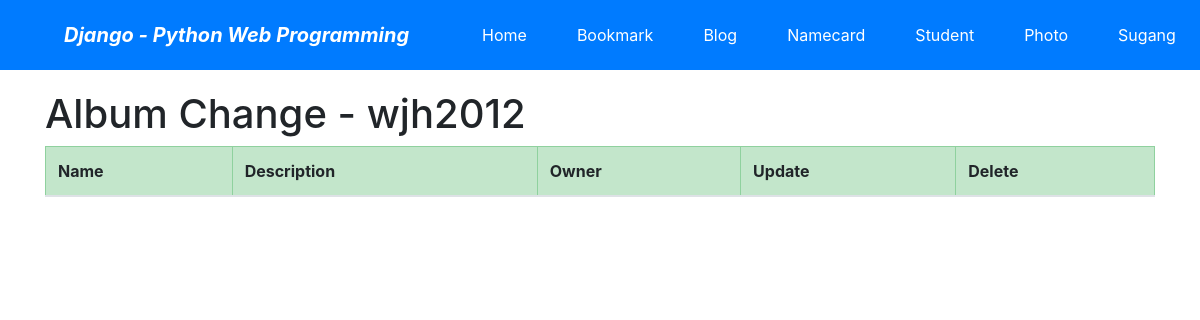
The page /photo/album/change/ (signed in) on the database as committed earlier.
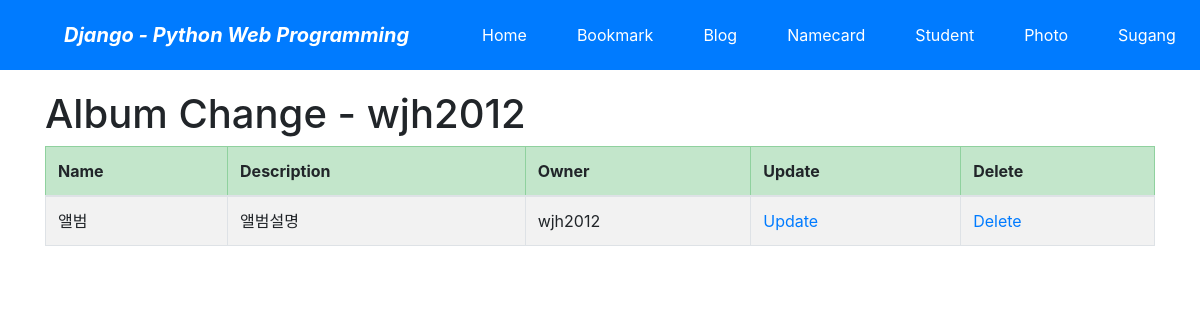
The same page on the database as committed later.
### photo/models.py (models this page shows, shortened)
class Album(models.Model):
    name = models.CharField('NAME', max_length=30)
    description = models.CharField('One Line Description', max_length=100, blank=True)
    owner = models.ForeignKey('auth.User', on_delete=models.CASCADE, verbose_name='OWNER', blank=True, null=True)
    class Meta:
        ordering = ('name',)

### photo/views.py (the view)
# urls.py: path('album/change/', views.AlbumChangeLV.as_view(), name='album_change'),
class AlbumChangeLV(LoginRequiredMixin, ListView):
    model = Album
    template_name = 'photo/album_change_list.html'
    def get_queryset(self):
        return Album.objects.filter(owner=self.request.user)

### photo/templates/photo/album_change_list.html (shortened to what this page needs)
{% extends "base.html" %}
{% block content %}
    <h1>Album Change - {{user}}</h1>
    <table class="table table-striped table-bordered table-condensed">
        <thead>
        <tr class="table-success">
            <th>Name</th>
            <th>Description</th>
            <th>Owner</th>
            <th>Update</th>
            <th>Delete</th>
        </tr>
        </thead>
        <tbody>
        {% for item in object_list %}
        <tr>
            <td>{{ item.name }}</td>
            <td>{{ item.description }}</td>
            <td>{{ item.owner }}</td>
            <td><a href="{% url 'photo:album_update' item.id %}">Update</a></td>
            <td><a href="{% url 'photo:album_delete' item.id %}">Delete</a></td>
        </tr>
        {% endfor %}
        </tbody>
    </table>
{% endblock %}

Rows that differ between the two databases and show on the page:
added Album: name "앨범", description "앨범설명", owner "wjh2012"
